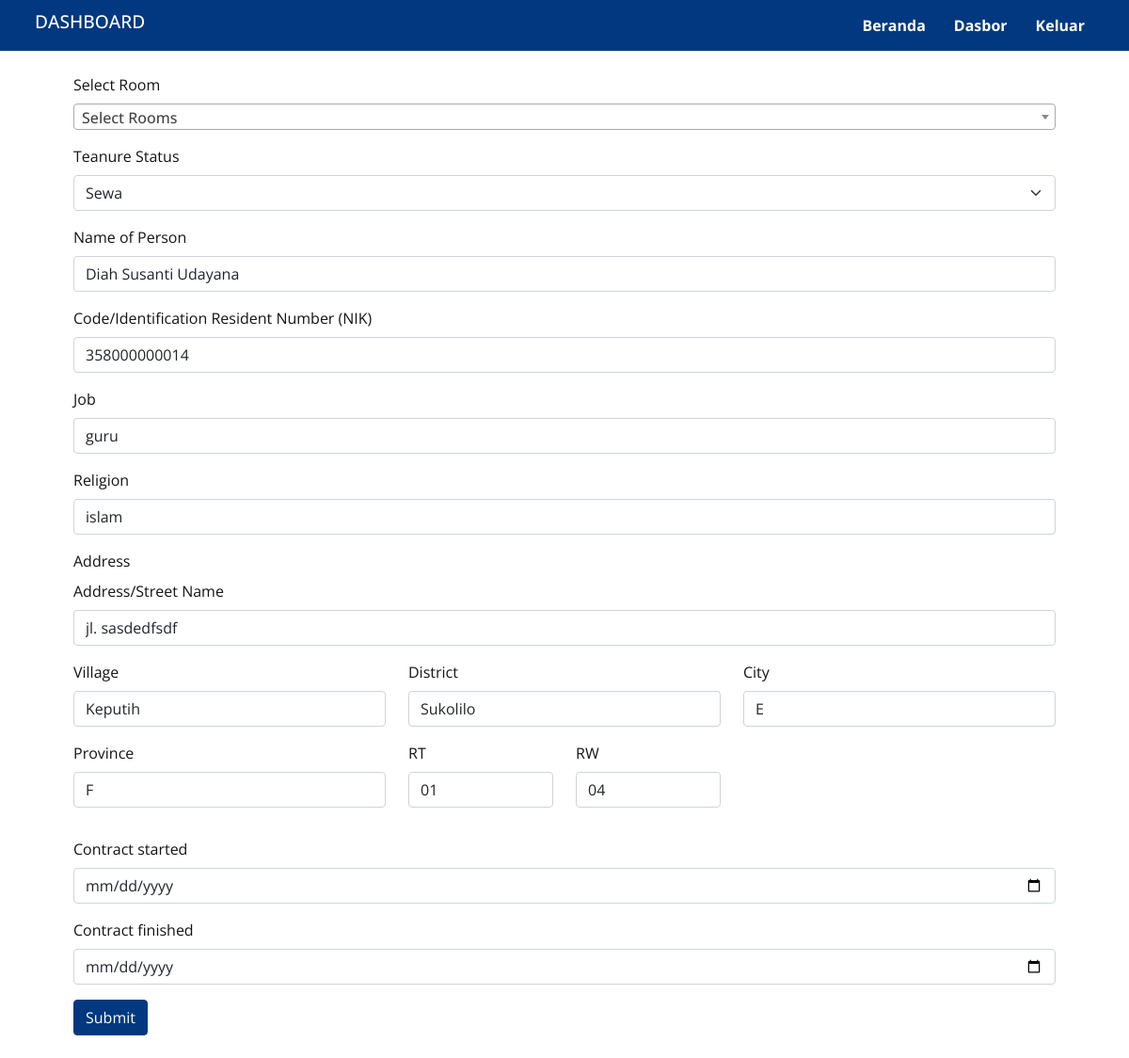
Before: /data/renters/edit-renter.php?Tenant=23&Room=0178 (signed in) with the older database file.
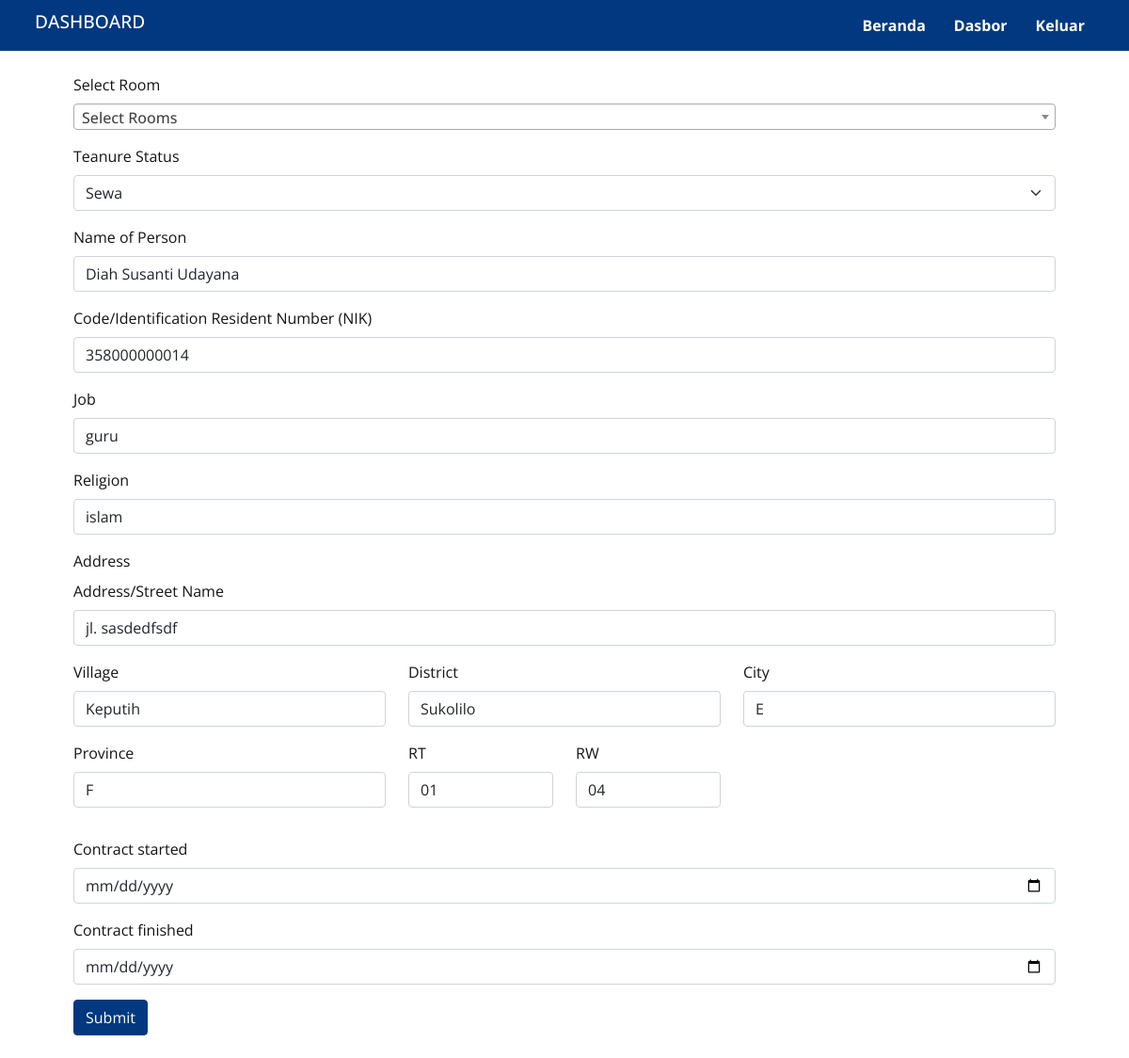
After: the same page with the newer database file.
### tables this page shows
CREATE TABLE IF NOT EXISTS `renters_tenants` (
  `id` int NOT NULL AUTO_INCREMENT,
  `tenant_id` int NOT NULL,
  `room_id` varchar(50) NOT NULL,
  `due_started` date DEFAULT NULL,
  `due_finished` date DEFAULT NULL,
  `tenure_status` varchar(50) DEFAULT NULL,
  `agreement_number` varchar(50) DEFAULT NULL,
  `permit_flats` varchar(50) DEFAULT NULL,
  PRIMARY KEY (`id`),
  KEY `tenant_id` (`tenant_id`),
  KEY `room_id` (`room_id`),
  CONSTRAINT `FK_renters_tenants_rooms_table` FOREIGN KEY (`room_id`) REFERENCES `rooms_table` (`room_id`) ON DELETE CASCADE ON UPDATE CASCADE,
  CONSTRAINT `FK_renters_tenants_tenants_table` FOREIGN KEY (`tenant_id`) REFERENCES `tenants_table` (`id`) ON DELETE CASCADE ON UPDATE CASCADE
);

CREATE TABLE IF NOT EXISTS `tenants_table` (
  `id` int NOT NULL AUTO_INCREMENT,
  `tenant_name` varchar(255) NOT NULL,
  `name_number` varchar(255) NOT NULL,
  `tenant_job` varchar(255) DEFAULT NULL,
  `tenant_religion` varchar(255) DEFAULT NULL,
  `marriage_status` varchar(255) DEFAULT NULL,
  `number_residents` varchar(255) DEFAULT NULL,
  `tenant_address` varchar(255) DEFAULT NULL,
  `tenant_rt_rw` varchar(255) DEFAULT NULL,
  `tenant_village` varchar(255) DEFAULT NULL,
  `tenant_district` varchar(255) DEFAULT NULL,
  `tenant_city` varchar(255) DEFAULT NULL,
  `tenant_province` varchar(255) DEFAULT NULL,
  PRIMARY KEY (`id`),
  UNIQUE KEY `name_number` (`name_number`)
);

### action/get-renters.php (called while the page is built, shortened)
<?php
include 'db_connect.php';
if ($_SERVER['REQUEST_METHOD'] === 'GET') {
    if (isset($_GET['Tenant']) && !empty($_GET['Tenant']) && isset($_GET['Room']) && !empty($_GET['Room'])) {
        $tenantID = $_GET['Tenant'];
        $sql = "SELECT rt.id as renter2room_id, rt.tenant_id, rt.room_id, rt.due_started, rt.due_finished, rt.tenure_status, rt.agreement_number, rt.permit_flats, rm.*, t.*
        FROM renters_tenants rt
        LEFT JOIN rooms_table rm ON rt.room_id = rm.room_id
        LEFT JOIN tenants_table t ON rt.tenant_id = t.id
        WHERE rt.tenant_id = $tenantID";
        $result = $conn->query($sql);
        if ($result->num_rows > 0) {
            $renters_table = $result->fetch_assoc();
        }
    }
}

### action/fucntion.php (called while the page is built, shortened)
<?php
function old($name)
{
    return null;
}

### data/renters/edit-renter.php (the view, shortened to what the changed rows need)
<!doctype html>
<html lang="en">
<head>
    <link href="https://cdn.jsdelivr.net/npm/bootstrap@5.0.2/dist/css/bootstrap.min.css" rel="stylesheet">
    <link rel="stylesheet" href="https://cdnjs.cloudflare.com/ajax/libs/magicsuggest/2.1.5/magicsuggest-min.css" />
    <link href="https://cdn.jsdelivr.net/npm/select2@4.1.0-rc.0/dist/css/select2.min.css" rel="stylesheet" />
    <link rel="stylesheet" href="/assets/css/style.css" />
</head>
<?php include_once $_SERVER['DOCUMENT_ROOT'] . '/action/first-load.php'; ?>
<?php include_once '../../action/get-renters.php' ?>
<body>
    <?php include '../../assets/view/dashboard_header.php' ?>
    <main>
        <div class="container ">
            <div class="row justify-content-center  m-2 p-3">
                <form action="/action/save-renter.php?Tenant=<?= $renters_table['tenant_id']; ?>&Room=<?= $renters_table['room_id']; ?>&renter2room_id=<?= $renters_table['renter2room_id']; ?>" method="POST" enctype="multipart/form-data">
                    <div class="additional_info">
                        <div class="mb-3">
                            <label for="tenure_status" class="form-label">Teanure Status</label>
                            <select class="form-select" id="tenure_status" name="tenure_status" style="width: 100%" required>
                                <option value="Sewa" <?= $renters_table['tenure_status'] == 'Sewa' ? 'selected' : ''; ?>>Sewa</option>
                            </select>
                        </div>
                        <div class="mb-3">
                            <label for="tenant_name" class="form-label">Name of Person</label>
                            <input type="text" class="form-control" id="tenant_name" name="tenant_name" value="<?= old('tenant_name') ?? $renters_table['tenant_name']; ?>" required>
                        </div>
                        <div class="mb-3">
                            <label for="name_number" class="form-label">Code/Identification Resident Number (NIK)</label>
                            <input type="text" class="form-control" id="name_number" name="name_number" value="<?= old('name_number') ?? $renters_table['name_number']; ?>" required>
                        </div>
                        <div class="mb-3">
                            <label for="tenant_job" class="form-label">Job</label>
                            <input type="text" class="form-control" id="tenant_job" name="tenant_job" value="<?= old('tenant_job') ?? $renters_table['tenant_job']; ?>" required>
                        </div>
                        <div class="mb-3">
                            <label for="tenant_religion" class="form-label">Religion</label>
                            <input type="text" class="form-control" id="tenant_religion" name="tenant_religion" value="<?= old('tenant_religion') ?? $renters_table['tenant_religion']; ?>" required>
                        </div>
                        <div class="row mb-3">
                            <div class="mb-3 col-md-12">
                                <label for="tenant_address" class="form-label">Address/Street Name</label>
                                <input type="text" class="form-control" id="tenant_address" name="tenant_address" value="<?= old('tenant_address') ?? $renters_table['tenant_address']; ?>" required>
                            </div>
                            <div class="mb-3 col-md-4">
                                <label for="tenant_village" class="form-label">Village</label>
                                <input type="text" class="form-control" id="tenant_village" name="tenant_village" value="<?= old('tenant_village') ?? $renters_table['tenant_village']; ?>" required>
                            </div>
                            <div class="mb-3 col-md-4">
                                <label for="tenant_district" class="form-label">District</label>
                                <input type="text" class="form-control" id="tenant_district" name="tenant_district" value="<?= old('tenant_district') ?? $renters_table['tenant_district']; ?>" required>
                            </div>
                            <div class="mb-3 col-md-4">
                                <label for="tenant_city" class="form-label">City</label>
                                <input type="text" class="form-control" id="tenant_city" name="tenant_city" value="<?= old('tenant_city') ?? $renters_table['tenant_city']; ?>" required>
                            </div>
                            <div class="mb-3 col-md-4">
                                <label for="tenant_province" class="form-label">Province</label>
                                <input type="text" class="form-control" id="tenant_province" name="tenant_province" value="<?= old('tenant_province') ?? $renters_table['tenant_province']; ?>" required>
                            </div>
                            <?php $tenantRtRw = json_decode($renters_table['tenant_rt_rw'], true); ?>
                            <div class="mb-3 col-sm-2">
                                <label for="tenant_rt" class="form-label">RT</label>
                                <input type="text" class="form-control" id="tenant_rt" name="tenant_rt" value="<?= old('tenant_rt') ?? $tenantRtRw['tenant_rt']; ?>" required>
                            </div>
                            <div class="mb-3 col-sm-2">
                                <label for="tenant_rw" class="form-label">RW</label>
                                <input type="text" class="form-control" id="tenant_rw" name="tenant_rw" value="<?= old('tenant_rw') ?? $tenantRtRw['tenant_rw']; ?>" required>
                            </div>
                        </div>
                    </div>
                </form>
            </div>
        </div>
    </main>
</body>
</html>

Changed rows visible on the page:
changed renters_tenants "Diah Susanti Udayana": tenure_status (not shown) → "Sewa"
Other visible differences:
form field tenure_status: "Sewa" → (not shown)
